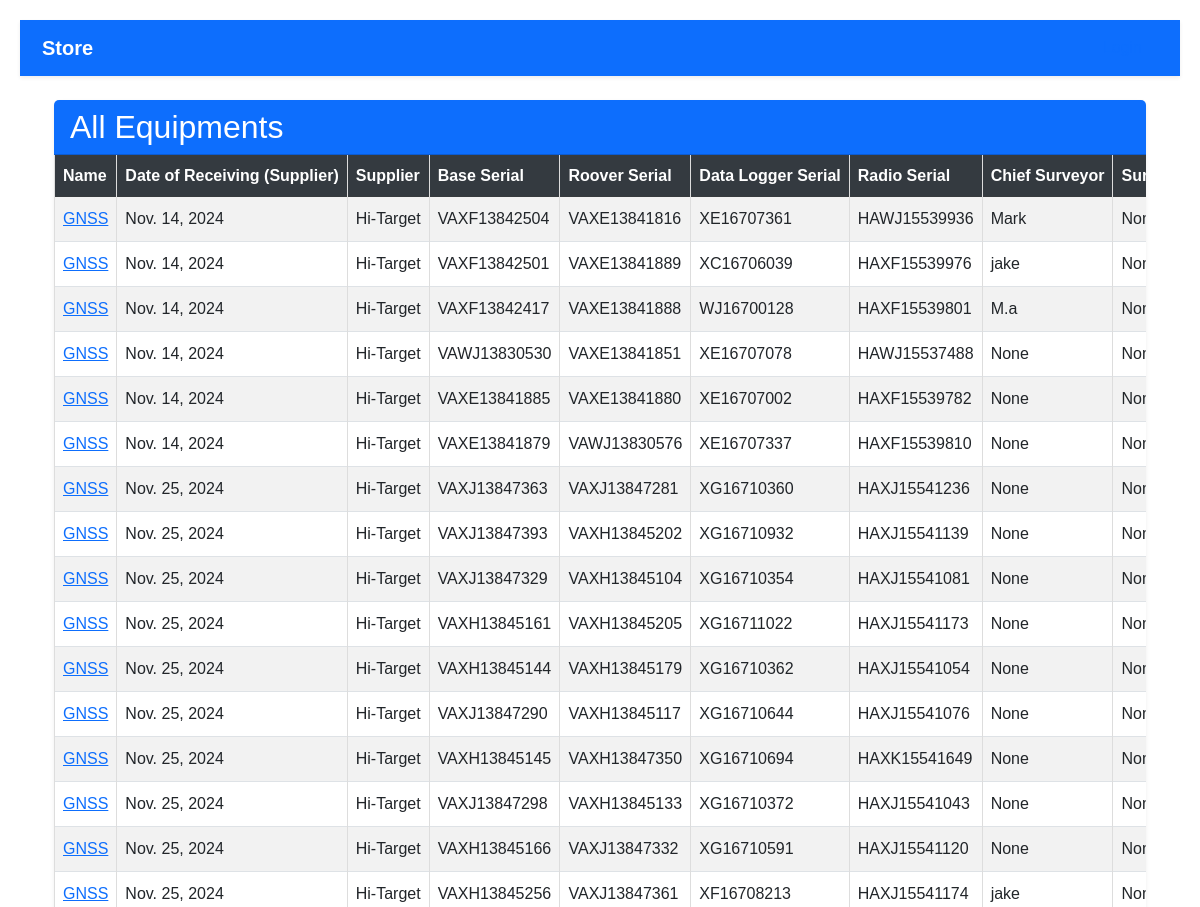
/store_all/ (upper part), run on an earlier commit of the app's database.
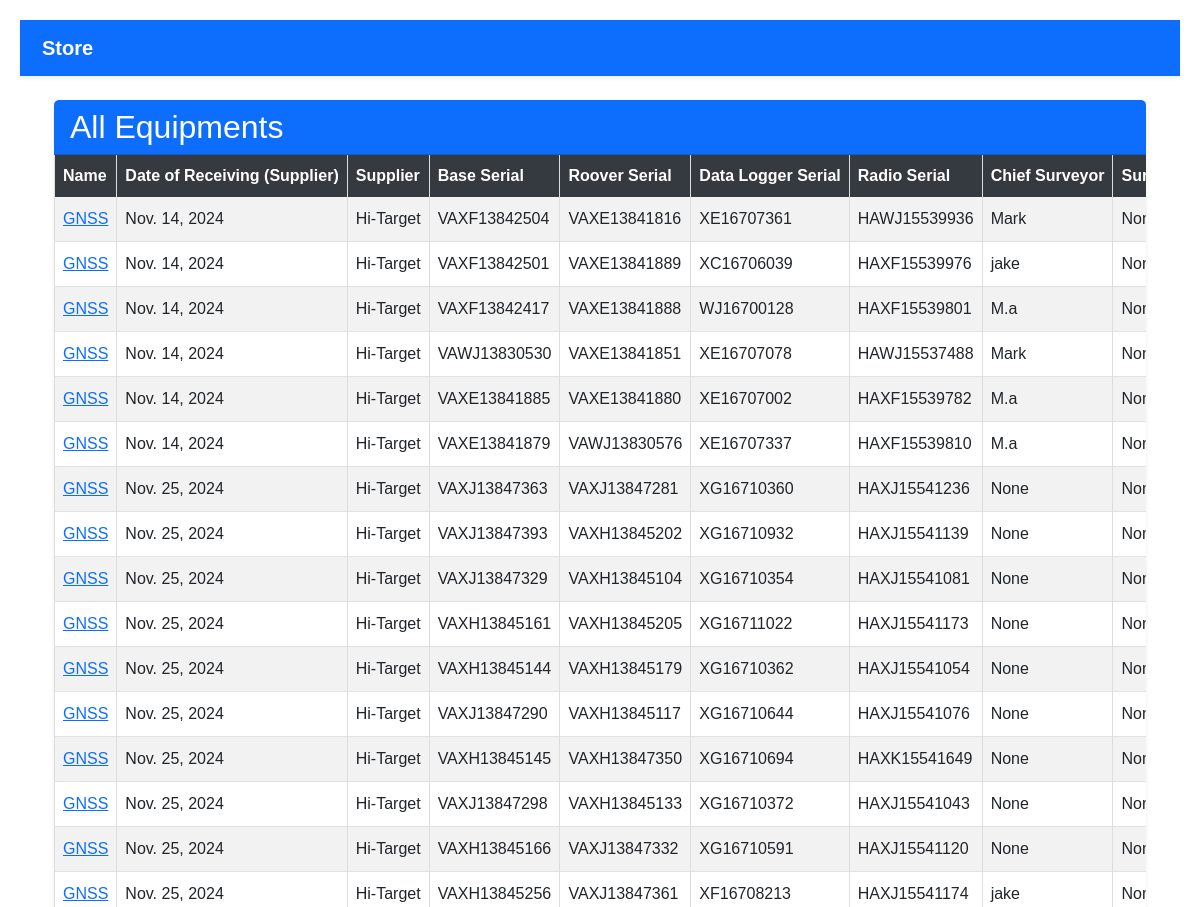
And on a later commit of the database.
### inventory/models.py (models this page shows, shortened)
class EquipmentsInSurvey(models.Model):
    name = models.CharField(max_length=100)
    date_of_receiving_from_supplier = models.DateField()
    supplier = models.CharField(max_length=20)
    base_serial = models.CharField(max_length=100)
    roover_serial = models.CharField(max_length=100)
    data_logger_serial = models.CharField(max_length=100)
    radio_serial = models.CharField(max_length=100)
    chief_surveyor = models.ForeignKey(User, on_delete=models.CASCADE, null=True)
    surveyor_responsible = models.CharField(max_length=100, null=True)
    project = models.CharField(max_length=20)
    section = models.CharField(max_length=100)
    date_receiving_from_department = models.DateField()
    status = models.CharField(choices=[('In Store', 'In Store'), ('In Field', 'In Field'), ('With Chief Surveyor', 'With Chief Surveyor')], max_length=100, default='In Store')

### inventory/views.py (the view)
# urls.py: path('store_all/', store_all, name='store_all'),
def store_all(request):
    data = EquipmentsInSurvey.objects.all()
    return render(request, 'inventory/store_all.html', {'data': data})

### inventory/context_processors.py (called while the page is built)
def is_admin(request):
    return {'is_admin': request.user.is_authenticated and request.user.is_superuser}

### inventory/templates/inventory/store_all.html (shortened to what this page needs)
{% extends 'base/base_dashboard.html' %}
{% block content %}
<div class="container-fluid mt-4">
    <div class="card shadow-sm border-0">
        <div class="card-header bg-primary text-white">
            <h2 class="mb-0">All Equipments</h2>
        </div>
        <div class="card-body p-0">
            <div class="table-responsive" style="overflow-x: auto; -webkit-overflow-scrolling: touch;">
                <table class="table table-striped table-hover table-bordered align-middle mb-0">
                    <thead class="table-dark">
                        <tr>
                            <th>Name</th>
                            <th>Date of Receiving (Supplier)</th>
                            <th>Supplier</th>
                            <th>Base Serial</th>
                            <th>Roover Serial</th>
                            <th>Data Logger Serial</th>
                            <th>Radio Serial</th>
                            <th>Chief Surveyor</th>
                            <th>Surveyor Responsible</th>
                        </tr>
                    </thead>
                    <tbody>
                        {% for info in data %}
                        <form action="{% url 'return_equipment' %}" method="post">
                            <tr>
                                <td><a href="{% url 'equipment_detail' info.id %}">{{ info.name }}</a></td>
                                <td>{{ info.date_of_receiving_from_supplier }}</td>
                                <td>{{ info.supplier }}</td>
                                <td>{{ info.base_serial }}</td>
                                <td>{{ info.roover_serial }}</td>
                                <td>{{ info.data_logger_serial }}</td>
                                <td>{{ info.radio_serial }}</td>
                                <td>{{ info.chief_surveyor }}</td>
                                <td>
                                    {{ info.surveyor_responsible }}
                                </td>
                            </tr>
                        </form>
                        {% endfor %}
                    </tbody>
                </table>
            </div>
        </div>
    </div>
</div>
{% endblock %}

What changed in the data, as far as the page shows it:
changed EquipmentsInSurvey "VAWJ13830530": chief_surveyor "None" → "Mark"
changed EquipmentsInSurvey "VAXE13841885": chief_surveyor "None" → "M.a"
changed EquipmentsInSurvey "VAXE13841879": chief_surveyor "None" → "M.a"
